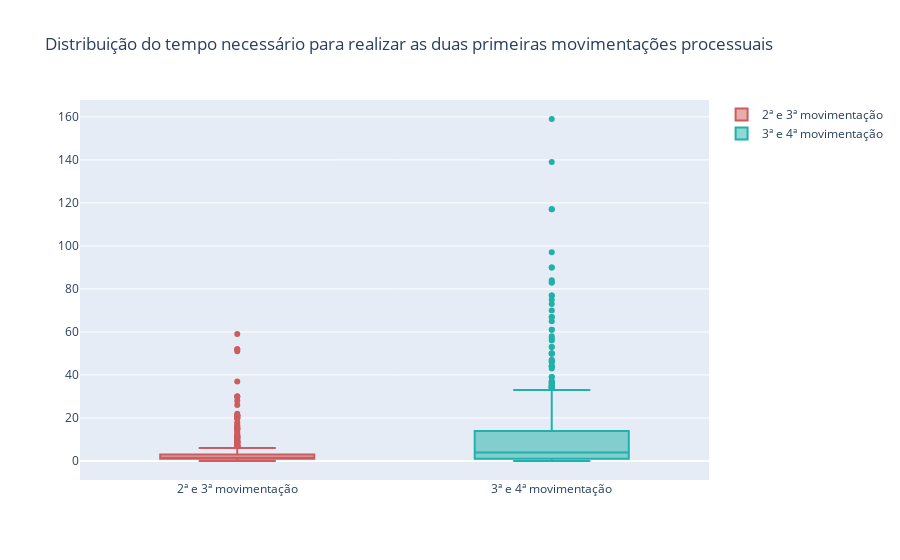

Notebook code for this chart:
### Code cell
fig = go.Figure()
fig.add_trace(go.Box(y=df_sentenciados['tempo_entre_2e3_mov'], 
                     name='2ª e 3ª movimentação', marker_color = 'indianred'))
fig.add_trace(go.Box(y=df_sentenciados['tempo_entre_3e4_mov'], 
                     name='3ª e 4ª movimentação', marker_color = 'lightseagreen'))
fig.update_layout(title='Distribuição do tempo necessário para realizar as duas primeiras movimentações processuais')
fig.show()

### Figure 1 — Plotly figure (JSON) as saved in the notebook; plotly's stock layout.template omitted (floating-point values rounded to 4 significant figures; data arrays with more than 128 entries replaced by an {"elided": "..."} marker saying what was removed)
{"data": [{"marker": {"color": "indianred"}, "name": "2ª e 3ª movimentação", "type": "box", "y": {"elided": "702 int values"}}, {"marker": {"color": "lightseagreen"}, "name": "3ª e 4ª movimentação", "type": "box", "y": {"elided": "702 int values"}}], "layout": {"title": {"text": "Distribuição do tempo necessário para realizar as duas primeiras movimentações processuais"}}}
